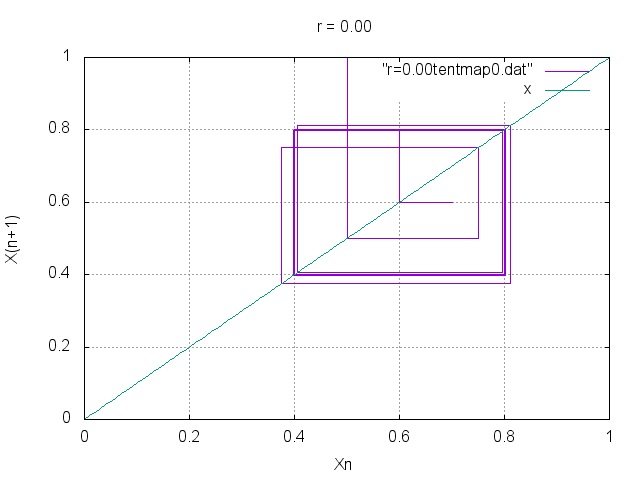

Reproduce this figure in gnuplot.
set grid
set title "r = 0.00"
set xrange [0:1]
set yrange [0:1]
set xlabel "Xn"
set ylabel "X(n+1)"
plot "r=0.00tentmap0.dat" with lines,x with lines
pause 2
set terminal png
set output "r=0.00tentmap0.png"
replot
set terminal x11